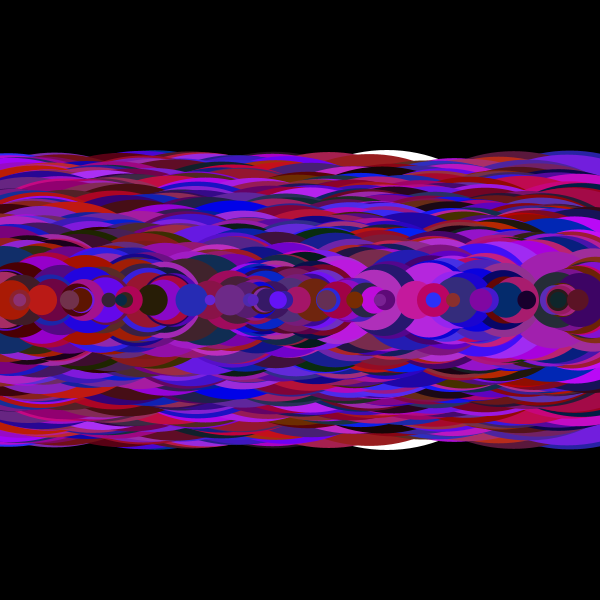
Frame 1 (no input)
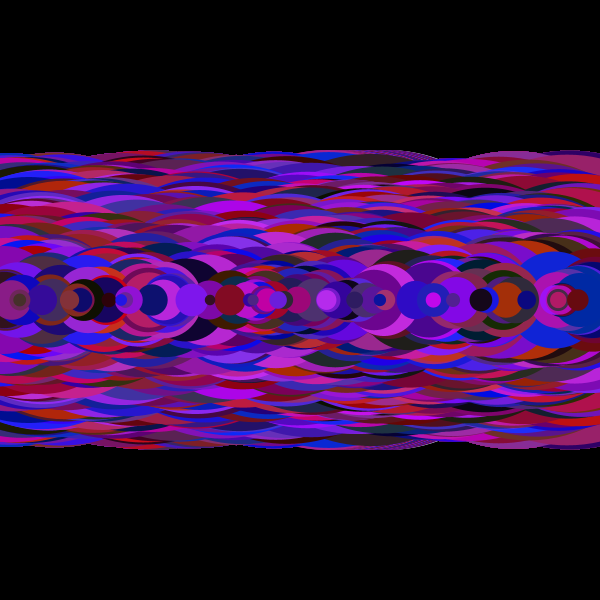
Frame 60 (the mouse pressed at the canvas centre just before this capture)
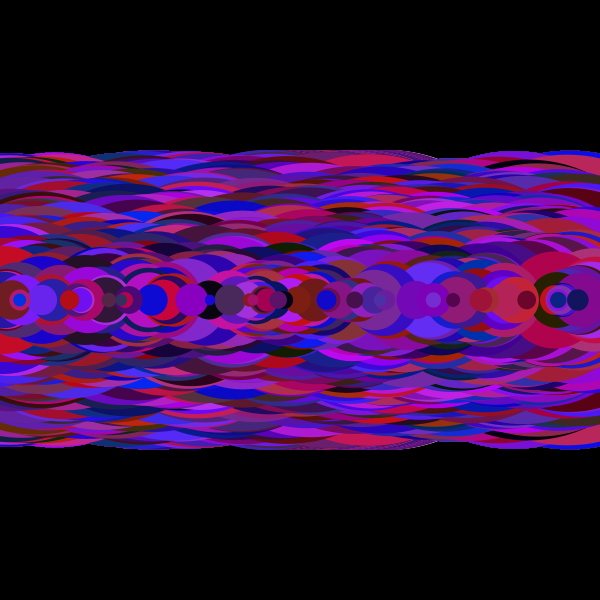
Frame 120 (the mouse held since frame 60 and released just before this capture)

The Processing sketch that drew these frames (run headless with seeded random() and noise(); from frame 60 on, the mouse is pressed at the canvas centre):

// Processing sketch: sketch_181003d
// ── sketch_181003d.pde
// Code 1 FA_18
// Bryan Ma

// use the foundation of the last code challenge, and instead of drawing 5 ellipses, 
// draw a large number of shapes (ellipses or whatever) using a larger array to store their x positions.
// use map to affect the parameters of them being drawn, like size or color.

// once you've done that, try adding another corresponding array to store their y positions.

// finally, try modifying the values you've stored every frame to make the shapes change their positions somehow.

int numShapes = 500;
float[] x = new float[numShapes];
float[] y = new float [numShapes];
int i;
void setup() {
  size(600, 600);
  noStroke();
  background(0);
  for (int i = 0; i < x.length; i++) {

    x[i] = random(width);
  }

  for (int i = 0; i < y.length; i++) {

    y[i] = map(i, 0, y.length, width/2-100, width/2+100);
  }
  
  for (int i = 0; i < x.length; i++){
    x[i] -= 1;
  }
  
  

}


void draw() {
  for (int i = 0; i < x.length; i++) {
    float siz = map (i, 0, x.length, 300, 10);

    ellipse(x[i], height/2, siz, siz);
    fill(random(200), random(50), random(250));
  }
  
  x[i] -=map(i, 0, x.length, 1, 10);
  
  
}
